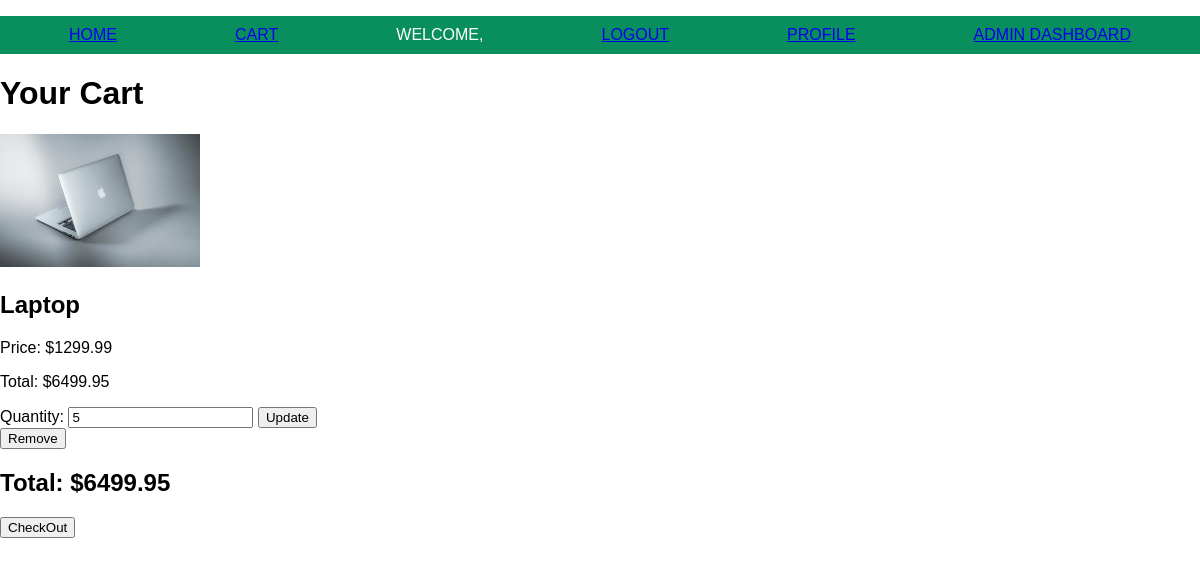
Page /cart (signed in) on the committed database.
### models.py (models this page shows, shortened)
class Cart(db.Model):
    id = db.Column(db.Integer, primary_key=True)
    user_id = db.Column(db.Integer, db.ForeignKey('user.id'), nullable=False)
    product_id = db.Column(db.Integer, db.ForeignKey('product.id'), nullable=False)
    quantity = db.Column(db.Integer, default=1)
    product = db.relationship('Product')
    user = db.relationship('User', backref=db.backref('cart_items', lazy=True))

class Product(db.Model):
    id = db.Column(db.Integer, primary_key=True)
    name = db.Column(db.String(80), nullable=False)
    price = db.Column(db.Float, nullable=False)
    image = db.Column(db.String(120), nullable=True)
    category_id = db.Column(db.Integer, db.ForeignKey('category.id'), nullable=False)
    sales_count = db.Column(db.Integer, default=0)
    warehouse_id = db.Column(db.Integer, db.ForeignKey('warehouse.id'), nullable=True)
    inventory = db.Column(db.Integer, default=0)
    warehouse = db.relationship('Warehouse', backref=db.backref('products', lazy=True))
    category = db.relationship('Category', backref=db.backref('products', lazy=True))

### app.py (the view)
@app.route('/cart', methods=['GET', 'POST'])
def view_cart():
    if 'username' not in session:
        return redirect(url_for('login', username='Guest'))
    user = User.query.filter_by(username=session['username']).first()
    if not user:
        return redirect(url_for('home'))
    cart_items = Cart.query.filter_by(user_id=user.id).all()
    total = sum(item.product.price * item.quantity for item in cart_items)
    return render_template('cart.html', cart_items=cart_items, total=total, update_form=UpdateCartForm(), remove_form=RemoveFromCartForm(), order_form=OrderForm())

### forms.py
class UpdateCartForm(FlaskForm):
    product_id = IntegerField('Product ID', validators=[DataRequired()])
    quantity = IntegerField('Quantity', validators=[DataRequired(), NumberRange(min=1)])
    submit = SubmitField('Update')

class RemoveFromCartForm(FlaskForm):
    product_id = IntegerField('Product ID', validators=[DataRequired()])
    submit = SubmitField('Remove')

### templates/cart.html (shortened to what this page needs)
{% extends "base.html" %}
{% block content %}
<h1>Your Cart</h1>
<div class="cart-items">
    {% for item in cart_items %}
    <div class="cart-item">
        <div style="max-width: 200px; max-height: 200px; overflow: hidden;">
            <img src="{{ url_for('static', filename='images/' + item.product.image) }}" alt="{{ item.product.name }}"
                style="width: 100%; height: auto;">
        </div>
        <div class="cart-info">
            <h2>{{ item.product.name }}</h2>
            <p>Price: ${{ item.product.price }}</p>
            <p>Total: ${{ item.product.price * item.quantity }}</p>
            <form action="{{ url_for('update_cart')}}" method="post">
                {{ update_form.quantity.label }}: {{ update_form.quantity(class="form-control", value=item.quantity) }}
                {{ update_form.submit(class="btn btn-primary") }}
            </form>
            <form action="{{ url_for('remove_from_cart') }}" method="post">
                {{ remove_form.submit(class="btn btn-danger") }}
            </form>
        </div>
    </div>
    {% endfor %}
</div>
<h2>Total: ${{ total }}</h2>
<form action="{{ url_for('checkout') }}" method="post">
    {{ order_form.submit(class="btn btn-success") }}
</form>
{% endblock %}

### static/styles.css (style rules this page uses)
body { font-family: Arial, sans-serif; margin: 0; padding: 0; }

### rows in the picture
Cart: image (picture), product.name "Laptop", product.price "1299.99", item.product.price*item.quantity "6499.95", quantity.label "Quantity", quantity "5"

### other values in the picture
{{ total }} "6499.95"
